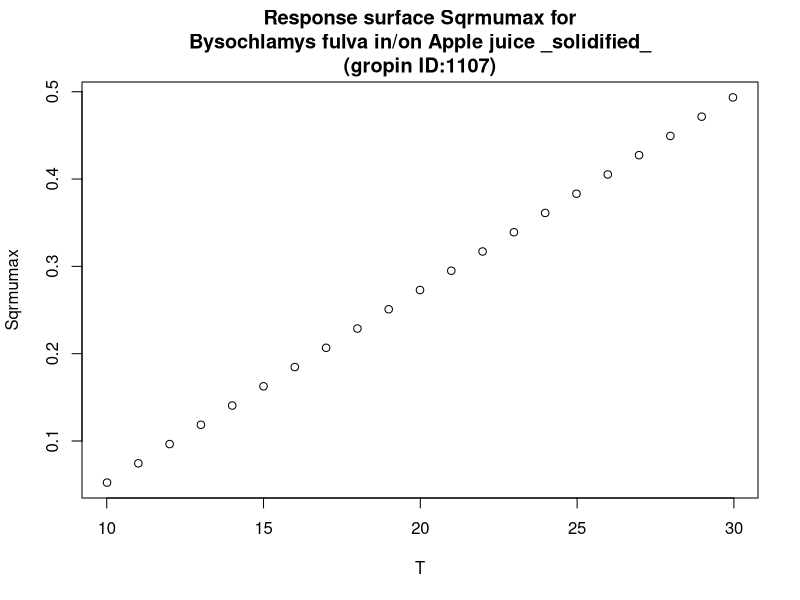

The R source for this figure:
#############################
# start of Parameter script
#############################
T <- seq(10.01,29.97002997003,length.out=21)
#############################
# end of Parameter script
#############################
############################# 
# start of Model script Gropin ID 1107 
#############################
 
# constant coefficients for this model
 
variables <- data.frame(T)
argumentsPar <- expand.grid(variables)
 
# heart of the model
response_surface <- function(T) {
   mumax <-0.0221*(T-7.64)

return(mumax=mumax)
} 

# output parameters
responseSurface <- cbind(argumentsPar,response_surface(argumentsPar['T']))
colnames(responseSurface) <- c(colnames(argumentsPar),'Sqrmumax')
#############################
# End of Model script
#############################
############################# 
# start of Visualisation script Gropin ID 1107 
#############################
plot(T,responseSurface$'Sqrmumax',xlab='T',
                          ylab='Sqrmumax',main='Response surface Sqrmumax for
Bysochlamys fulva in/on Apple juice _solidified_
(gropin ID:1107)')
#############################
# End of Visualisation script
#############################
